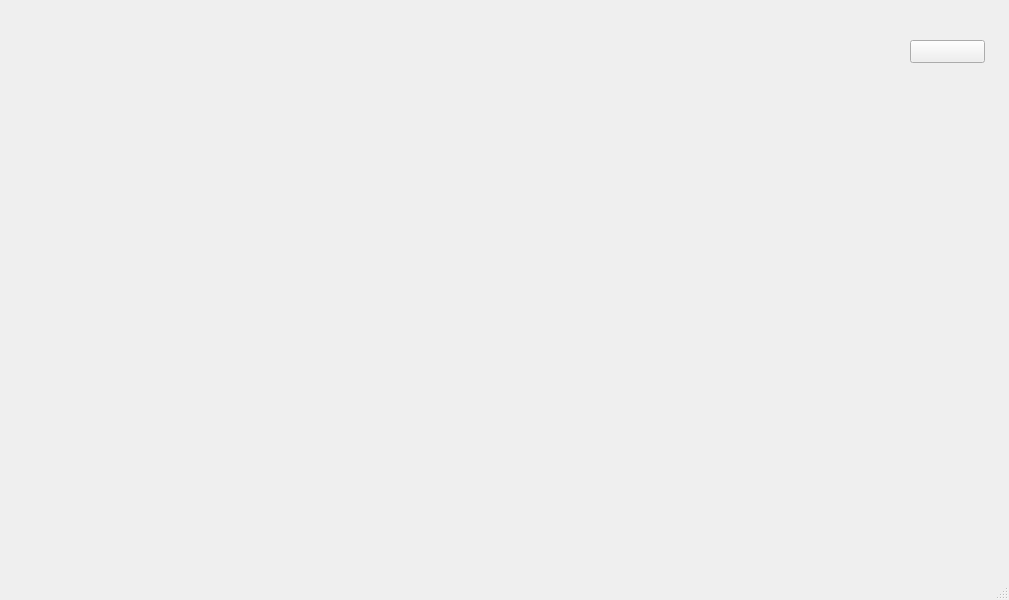
<?xml version="1.0" encoding="UTF-8"?>
<ui version="4.0">
 <class>MainWindow</class>
 <widget class="QMainWindow" name="MainWindow">
  <property name="geometry">
   <rect>
    <x>0</x>
    <y>0</y>
    <width>1009</width>
    <height>600</height>
   </rect>
  </property>
  <property name="windowTitle">
   <string>MainWindow</string>
  </property>
  <widget class="QWidget" name="centralwidget">
   <widget class="QPushButton" name="pushButton">
    <property name="geometry">
     <rect>
      <x>910</x>
      <y>40</y>
      <width>75</width>
      <height>23</height>
     </rect>
    </property>
    <property name="text">
     <string/>
    </property>
   </widget>
  </widget>
  <widget class="QMenuBar" name="menubar">
   <property name="geometry">
    <rect>
     <x>0</x>
     <y>0</y>
     <width>1009</width>
     <height>22</height>
    </rect>
   </property>
  </widget>
  <widget class="QStatusBar" name="statusbar"/>
 </widget>
 <resources/>
 <connections/>
</ui>
